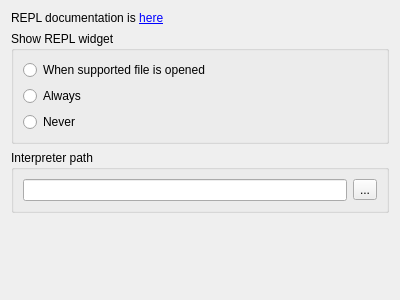
<?xml version="1.0" encoding="UTF-8"?>
<ui version="4.0">
 <class>Form</class>
 <widget class="QWidget" name="Form">
  <property name="geometry">
   <rect>
    <x>0</x>
    <y>0</y>
    <width>400</width>
    <height>300</height>
   </rect>
  </property>
  <property name="windowTitle">
   <string>Form</string>
  </property>
  <layout class="QVBoxLayout" name="verticalLayout_2">
   <item>
    <widget class="QLabel" name="label">
     <property name="text">
      <string>&lt;html&gt;&lt;head/&gt;&lt;body&gt;&lt;p&gt;REPL documentation is &lt;a href=&quot;http://enki-editor.org/scheme.html&quot;&gt;&lt;span style=&quot; text-decoration: underline; color:#0000ff;&quot;&gt;here&lt;/span&gt;&lt;/a&gt;&lt;/p&gt;&lt;/body&gt;&lt;/html&gt;</string>
     </property>
     <property name="openExternalLinks">
      <bool>true</bool>
     </property>
    </widget>
   </item>
   <item>
    <widget class="QGroupBox" name="groupBox">
     <property name="title">
      <string>Show REPL widget</string>
     </property>
     <layout class="QVBoxLayout" name="verticalLayout">
      <item>
       <widget class="QRadioButton" name="rbWhenOpened">
        <property name="text">
         <string>When supported file is opened</string>
        </property>
       </widget>
      </item>
      <item>
       <widget class="QRadioButton" name="rbAlways">
        <property name="text">
         <string>Always</string>
        </property>
       </widget>
      </item>
      <item>
       <widget class="QRadioButton" name="rbNever">
        <property name="text">
         <string>Never</string>
        </property>
       </widget>
      </item>
     </layout>
    </widget>
   </item>
   <item>
    <widget class="QGroupBox" name="groupBox_2">
     <property name="title">
      <string>Interpreter path</string>
     </property>
     <layout class="QHBoxLayout" name="horizontalLayout">
      <item>
       <widget class="QLineEdit" name="leInterpreterPath"/>
      </item>
      <item>
       <widget class="QToolButton" name="pbInterpreterPath">
        <property name="text">
         <string>...</string>
        </property>
       </widget>
      </item>
     </layout>
    </widget>
   </item>
   <item>
    <spacer name="verticalSpacer">
     <property name="orientation">
      <enum>Qt::Vertical</enum>
     </property>
     <property name="sizeHint" stdset="0">
      <size>
       <width>20</width>
       <height>90</height>
      </size>
     </property>
    </spacer>
   </item>
  </layout>
 </widget>
 <resources/>
 <connections/>
</ui>
